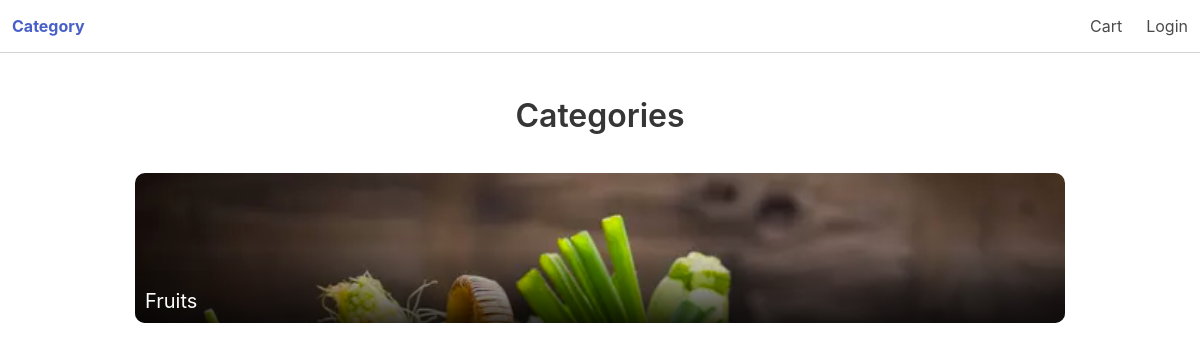
Before: /category/ with the older database file.
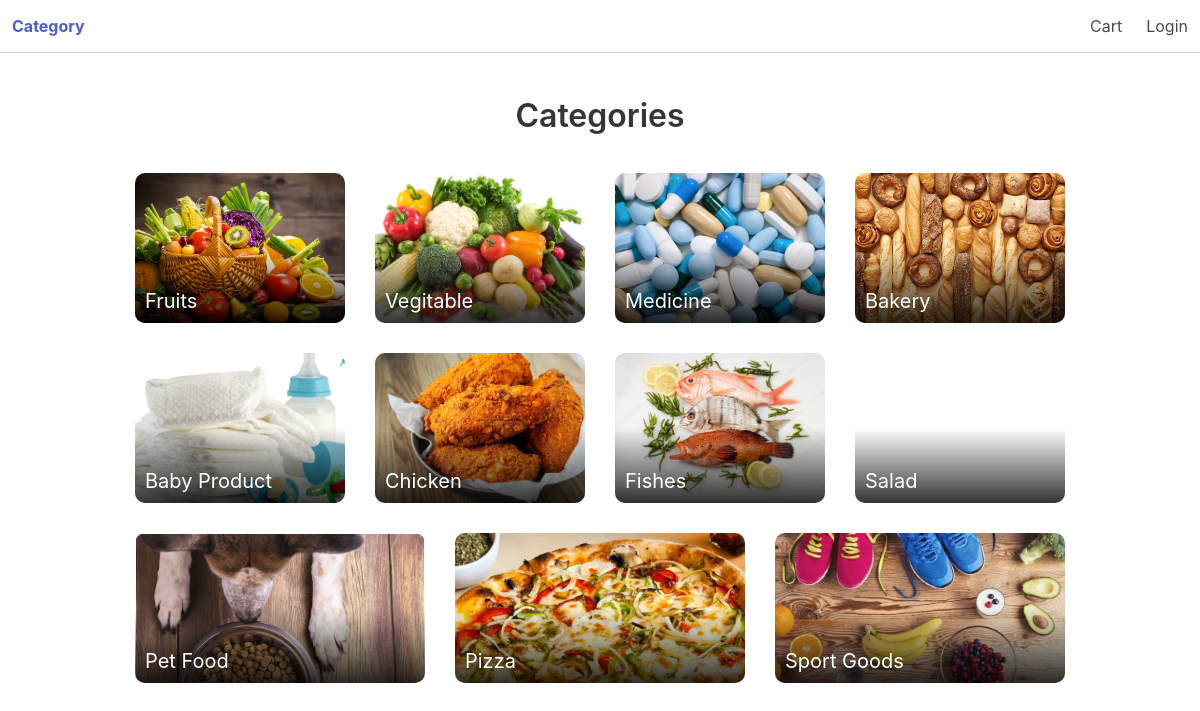
After: the same page with the newer database file.
### app/models.py (models this page shows, shortened)
class Category(models.Model):
    name = models.CharField(max_length=40)
    image = models.ImageField(upload_to="category/",blank=True)

### app/views.py (the view)
# urls.py: path('category/',category_page,name='category_page'),
def category_page(request):
    c = Category.objects.all()
    return render (request,'category.html',{'category':c})

### template/category.html (shortened to what this page needs)
{% extends 'layout/primaryLayout.html' %}
{% block main %}
<div class="container" style="margin-top: 50px;padding-top: 3rem;">
    <h1 class="title" style="text-align: center;">Categories</h1>
    <div style="display: flex;flex-flow: wrap;">
        {% for i in category %}
            <div style="flex: 1 25%;">
                <div class="card_">
                        <div class="_bg" style="background: url(/media/{{i.image}});background-size: cover;">
                            <a href="/listpage/{{i.id}}/">
                                <div class="in">
                                    <h2>{{i.name}}</h2>
                                </div>
                            </a>
                        </div>
                </div>
            </div>
        {% endfor %}
    </div>
</div>
{% endblock %}

### template/layout/primaryLayout.html (shortened to what this page needs)
<!DOCTYPE html>
<html lang="en">
<head>
    {% include 'layout/css.html' %}
</head>
<body>
    {% include 'layout/nav.html' %}
    <section class="main" style="margin-top:50px">
        {% block main %}
        {% endblock %}
    </section>
</body>
</html>

### template/layout/css.html
<link rel="stylesheet" href="https://cdnjs.cloudflare.com/ajax/libs/bulma/0.9.0/css/bulma.min.css">

### template/layout/nav.html (shortened to what this page needs)
<nav class="navbar is-fixed-top" role="navigation" aria-label="main navigation" style="border-bottom: 1px solid lightgrey;">
  <div class="navbar-brand">
    <a class="navbar-item" href="/category/">
        <b>Category</b>
    </a>
  </div>
  <div id="navbarBasicExample" class="navbar-menu">
    <div class="navbar-end">
        <div class="navbar-item">
        Cart
        </div>
      <div class="navbar-item">
        Login
      </div>
    </div>
  </div>
</nav>

### template/category.html (style rules this page uses)
.in { position: absolute; background: linear-gradient(0deg, rgba(0,0,0,0.8), transparent,transparent); width: 100%; height: 100%; padding: 0 10px; border-radius: 10px; }
.in h2 { font-size: 20px; color: white; position: absolute; top: 75%; }
.card_ { margin-bottom: 1px; }
._bg { height: 150px; position: relative; margin: 15px; border-radius: 10px; }

Changed rows visible on the page:
added Category: image (picture), name "Vegitable"
added Category: image (picture), name "Medicine"
added Category: image (picture), name "Bakery"
added Category: image (picture), name "Baby Product"
added Category: image (picture), name "Chicken"
added Category: image (picture), name "Fishes"
added Category: name "Salad"
added Category: image (picture), name "Pet Food"
added Category: image (picture), name "Pizza"
added Category: image (picture), name "Sport Goods"
